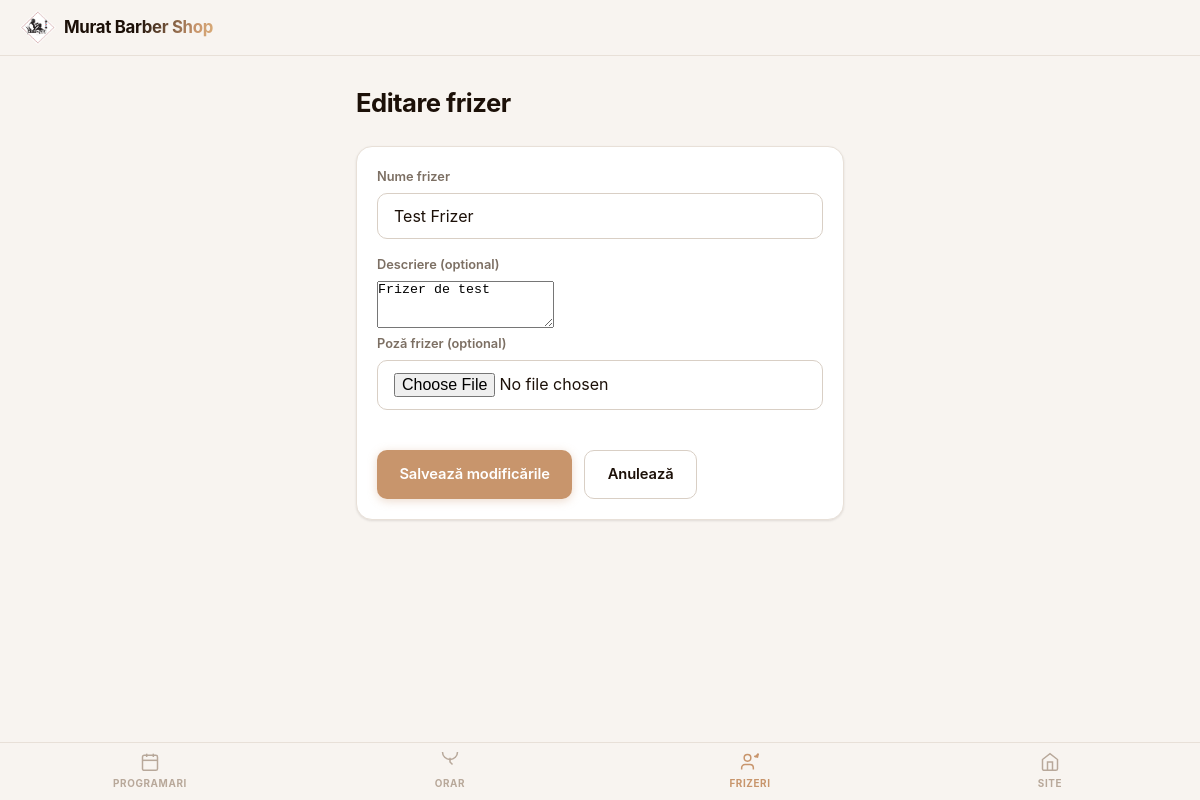
Before: /admin/frizers/1/edit with the older database file.
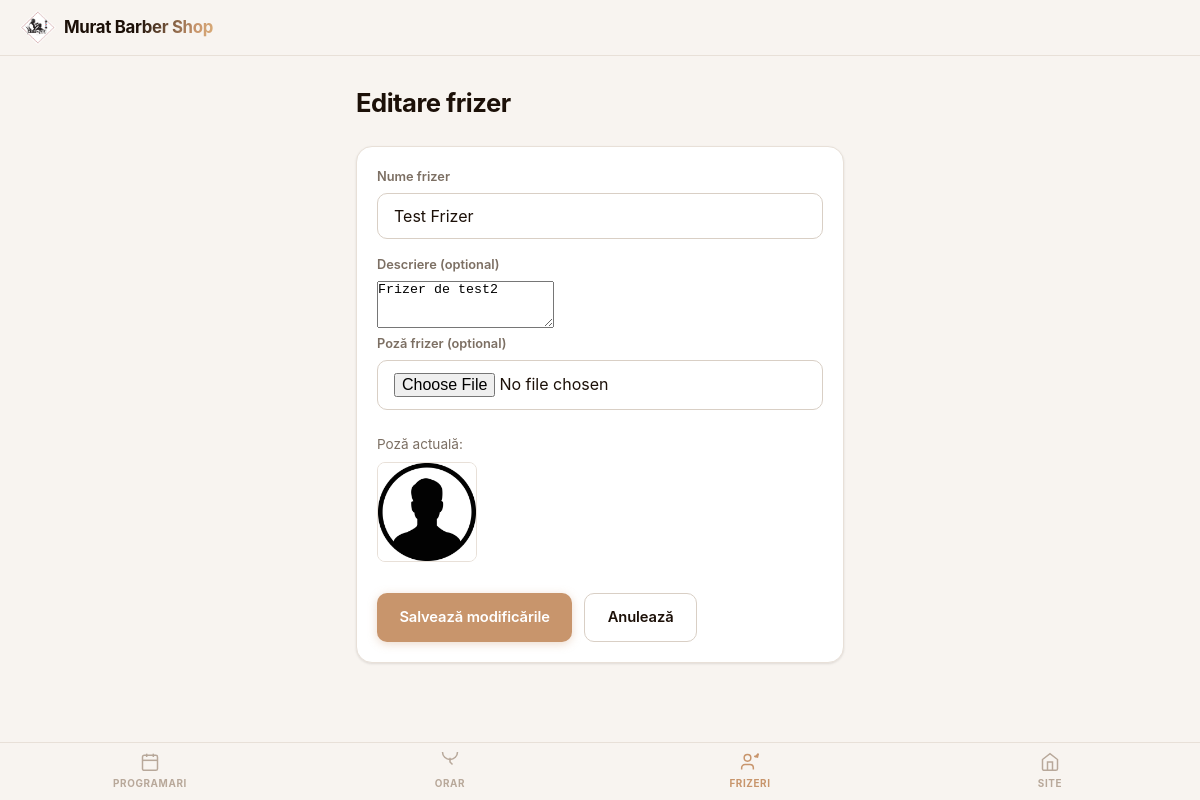
After: the same page with the newer database file.
### models.py (models this page shows, shortened)
class Frizer(Base):
    __tablename__ = "frizer"
    id: Mapped[int] = mapped_column(Integer, primary_key=True, index=True)
    name: Mapped[str] = mapped_column(String(100), nullable=False)
    description: Mapped[str] = mapped_column(String(1000), nullable=True)
    image_path: Mapped[Optional[str]] = mapped_column(String(255), nullable=True)

### routes/admin.py (the view)
@router.get("/frizers/{frizer_id}/edit", response_class=HTMLResponse)
def edit_frizer_page(frizer_id: int, request: Request, db: Session = Depends(get_db)):
    frizer = FrizerRepository(db).get_by_id(frizer_id)
    if not frizer:
        raise HTTPException(status_code=404, detail="Frizerul nu exista.")
    return templates.TemplateResponse("admin_frizer_form.html", {
        "request":  request,
        "app_name": config.app_name,
        "frizer":   frizer,
        "is_edit":  True,
    })

### templates/admin_frizer_form.html (shortened to what this page needs)
{% extends "base.html" %}
{% block content %}
<h1 class="page-title">{% if is_edit %}Editare frizer{% else %}Adaugare frizer{% endif %}</h1>
<form method="post" action="{% if is_edit %}/admin/frizers/{{ frizer.id }}{% else %}/admin/frizers{% endif %}" enctype="multipart/form-data">
    <div class="card">
        <label>Nume frizer</label>
        <input type="text" name="name" value="{% if frizer %}{{ frizer.name }}{% endif %}" required placeholder="Ion Popescu">
        <label>Descriere (optional)</label>
        <textarea name="description" placeholder="Specialist in tunsori moderne..." rows="3">{% if frizer %}{{ frizer.description }}{% endif %}</textarea>
        <label>Poză frizer (optional)</label>
        <input type="file" name="image" accept="image/*">
        {% if frizer and frizer.image_path %}
        <div style="margin-top:.5rem">
            <p style="font-size:.85rem;color:var(--text2);margin-bottom:.5rem">Poză actuală:</p>
            <img src="{{ frizer.image_path }}" alt="Poză frizer" style="width:100px;height:100px;border-radius:8px;object-fit:cover;border:1px solid var(--border)">
        </div>
        {% endif %}
        <div style="display:flex;gap:.75rem;margin-top:1.5rem">
            <button type="submit" class="btn btn-primary">
                {% if is_edit %}Salvează modificările{% else %}Adaugă frizer{% endif %}
            </button>
            <a href="/admin/frizers" class="btn btn-ghost">Anulează</a>
        </div>
    </div>
</form>
{% endblock %}
{% block bottom_nav %}
<nav class="bottom-nav">
    <a href="/admin/dashboard" class="nav-item">
        <svg fill="none" stroke="currentColor" stroke-width="1.8" viewBox="0 0 24 24">
            <rect x="3" y="4" width="18" height="18" rx="2"/><line x1="16" y1="2" x2="16" y2="6"/>
            <line x1="8" y1="2" x2="8" y2="6"/><line x1="3" y1="10" x2="21" y2="10"/>
        </svg>
        Programari
    </a>
    <a href="/admin/schedule" class="nav-item">
        <svg fill="none" stroke="currentColor" stroke-width="1.8" viewBox="0 0 24 24">
            <circle cx="12" y="12" r="9"/><polyline points="12 7 12 12 15 15"/>
        </svg>
        Orar
    </a>
    <a href="/admin/frizers" class="nav-item active">
        <svg fill="none" stroke="currentColor" stroke-width="1.8" viewBox="0 0 24 24">
            <path d="M16 21v-2a4 4 0 0 0-4-4H6a4 4 0 0 0-4 4v2"/>
            <circle cx="9" cy="7" r="4"/><path d="M22 2l-1 4-4-1"/>
            <path d="M22 2l-4 4"/>
        </svg>
        Frizeri
    </a>
    <a href="/" class="nav-item">
        <svg fill="none" stroke="currentColor" stroke-width="1.8" viewBox="0 0 24 24">
            <path d="M3 9l9-7 9 7v11a2 2 0 0 1-2 2H5a2 2 0 0 1-2-2z"/>
            <polyline points="9 22 9 12 15 12 15 22"/>
        </svg>
        Site
    </a>
</nav>
{% endblock %}

Changed rows visible on the page:
changed Frizer "Test Frizer": description "Frizer de test" → "Frizer de test2"; image_path: picture added
Other visible differences:
text now shown: "Poză actuală:"
